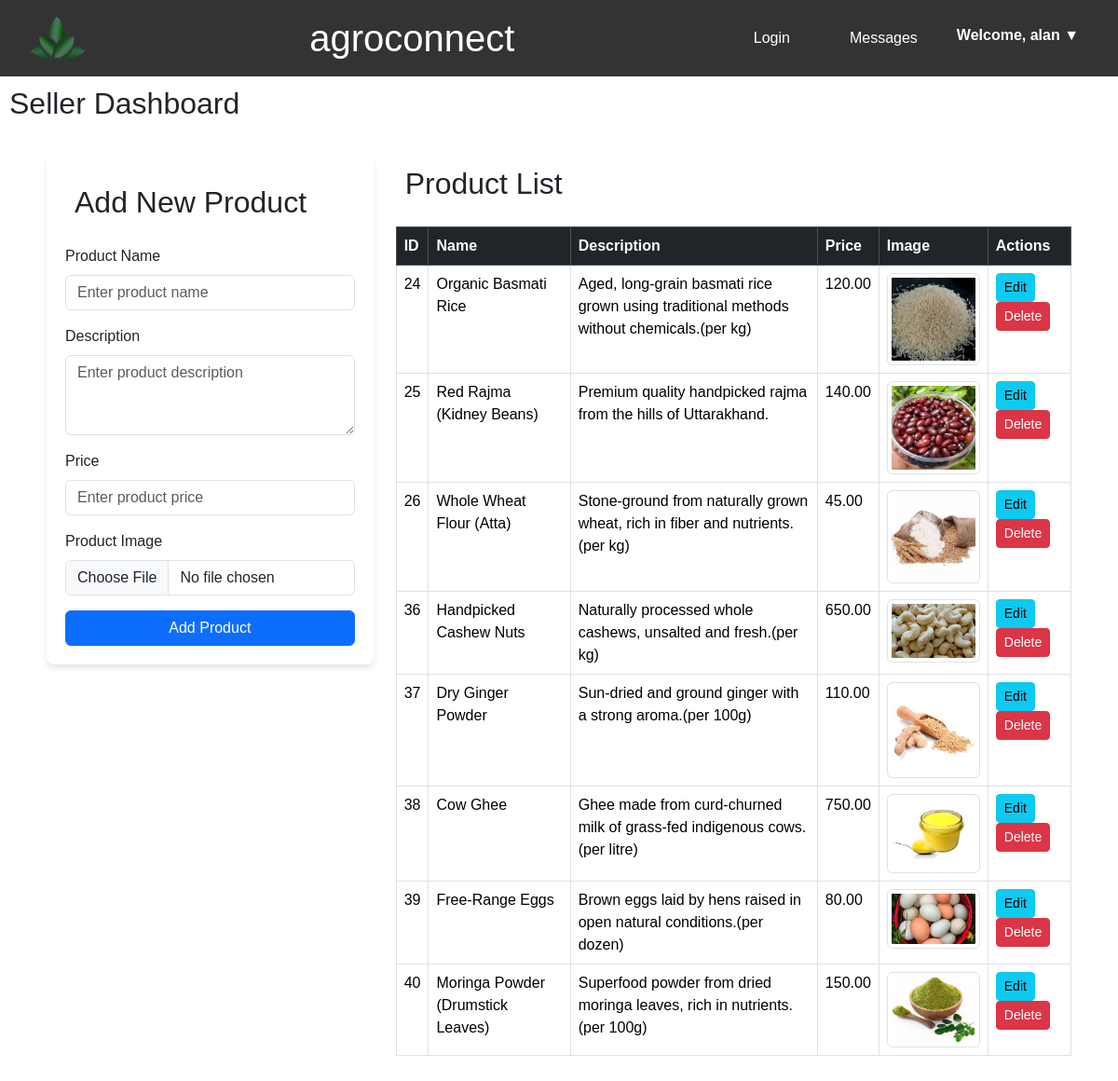
Screenshot of /seller.php (signed in) with the database file from the repository.
### tables this page shows
CREATE TABLE `users` (
  `id` int(11) NOT NULL,
  `name` varchar(100) NOT NULL,
  `email` varchar(100) NOT NULL,
  `password` varchar(255) NOT NULL,
  `created_at` timestamp NOT NULL DEFAULT current_timestamp(),
  `role` varchar(50) NOT NULL,
  `logged_in` tinyint(1) DEFAULT 0,
  `address` varchar(255) DEFAULT NULL
);

CREATE TABLE `products` (
  `id` int(11) NOT NULL,
  `name` varchar(255) NOT NULL,
  `description` text DEFAULT NULL,
  `price` decimal(10,2) NOT NULL,
  `image` varchar(255) DEFAULT NULL,
  `seller_id` int(11) NOT NULL
);

### seller.php (the view, shortened to what this page needs)
<?php
$seller_id = $_SESSION['user_id'];
$servername = "localhost";
$username = "root";
$password = "";
$dbname = "marketplace";
$conn = new mysqli($servername, $username, $password, $dbname);
$email = $_SESSION['email'];
$sql = "SELECT name FROM users WHERE email = ?";
$stmt = $conn->prepare($sql);
$stmt->bind_param("s", $email);
$stmt->execute();
$stmt->bind_result($userName);
$sql = "SELECT * FROM products WHERE seller_id = $seller_id";
$result = $conn->query($sql);
?>
<!DOCTYPE html>
<html lang="en">
<head>
    <link href="https://cdn.jsdelivr.net/npm/bootstrap@5.3.3/dist/css/bootstrap.min.css" rel="stylesheet">
    <link rel="stylesheet" href="seller.css">
</head>
<body>
    <header>
        <img src="logo.png" alt="logo">
        <h1>agroconnect</h1>
        <nav>
            <a href="login.php" class="text-white me-3">Login</a>
            <a href="notification.php" class="text-white">Messages</a>
            <?php if (isset($_SESSION['email'])): ?>
                <div class="dropdown">
                    <button class="dropbtn">Welcome, <?= $userName ?> ▼</button>
                </div>
            <?php else: ?>
                <a href="login.php">Login</a>
            <?php endif; ?>
        </nav>
    </header>
    <h2>Seller Dashboard</h2>
    <div class="container dash">
        <div class="row">
            <div class="col-lg-4">
                <div class="form-container">
                    <h2 class="mb-3">Add New Product</h2>
                    <form method="POST" enctype="multipart/form-data">
                        <div class="mb-3">
                            <label for="name" class="form-label">Product Name</label>
                            <input type="text" class="form-control" name="name" id="name" placeholder="Enter product name" required>
                        </div>
                        <div class="mb-3">
                            <label for="description" class="form-label">Description</label>
                            <textarea class="form-control" name="description" id="description" rows="3" placeholder="Enter product description"></textarea>
                        </div>
                        <div class="mb-3">
                            <label for="price" class="form-label">Price</label>
                            <input type="number" step="0.01" class="form-control" name="price" id="price" placeholder="Enter product price" required>
                        </div>
                        <div class="mb-3">
                            <label for="image" class="form-label">Product Image</label>
                            <input type="file" class="form-control" name="image" id="image" accept="image/*" required>
                        </div>
                        <button type="submit" name="add_product" class="btn btn-primary w-100">Add Product</button>
                    </form>
                </div>
            </div>
            <div class="col-lg-8">
                <h2 class="mb-3">Product List</h2>
                <table class="table table-bordered">
                    <thead class="table-dark">
                        <tr>
                            <th>ID</th>
                            <th>Name</th>
                            <th>Description</th>
                            <th>Price</th>
                            <th>Image</th>
                            <th>Actions</th>
                        </tr>
                    </thead>
                    <tbody>
                        <?php while ($row = $result->fetch_assoc()): ?>
                            <tr>
                                <td><?= $row['id'] ?></td>
                                <td><?= $row['name'] ?></td>
                                <td><?= $row['description'] ?></td>
                                <td><?= $row['price'] ?></td>
                                <td><img src="<?= $row['image'] ?>" alt="<?= $row['name'] ?>" class="img-thumbnail"></td>
                                <td>
                                    <a href="seller.php?edit=<?= $row['id'] ?>" class="btn btn-info btn-sm">Edit</a>
                                    <form method="POST" style="display:inline-block;">
                                        <button type="submit" name="delete_product" class="btn btn-danger btn-sm" onclick="return confirm('Are you sure you want to delete this product?')">Delete</button>
                                    </form>
                                </td>
                            </tr>
                        <?php endwhile; ?>
                    </tbody>
                </table>
            </div>
        </div>
    </div>
</body>
</html>

### seller.css (style rules this page uses)
body { font-family: Arial, sans-serif; margin: 0; overflow-y: scroll; overflow-x: scroll; }
.dash { padding: 20px; }
.table img { max-width: 100px; }
.form-container { background: white; padding: 20px; border-radius: 8px; box-shadow: 0px 4px 6px rgba(0, 0, 0, 0.1); }
header { background: #333; color: #fff; padding: 1rem 0; position: sticky; top: 0; z-index: 1000; display: flex; justify-content: space-between; align-items: center; padding: 1rem 2rem; }
header h1 { margin: 0; }
nav { display: flex; gap: 1rem; }
nav a { color: #fff; text-decoration: none; padding: 0.5rem 1rem; border-radius: 5px; transition: background 0.3s; }
h2 { padding: 10px; }
.dropdown { position: relative; display: inline-block; }
.dropbtn { background-color: #333; color: #fff; font-weight: bold; border: none; padding: 5px 10px; cursor: pointer; border-radius: 5px; transition: background-color 0.3s ease; }

### seller.php (style rules this page uses)
header img { width: 60px; height: 50px; margin: 0; }

### rows the page displays
users: name "alan"
products: id "24", name "Organic Basmati Rice", description "Aged, long-grain basmati rice grown using traditional methods without chemicals.(per kg)", price "120.00", image (picture)
products: id "25", name "Red Rajma (Kidney Beans)", description "Premium quality handpicked rajma from the hills of Uttarakhand.", price "140.00", image (picture)
products: id "26", name "Whole Wheat Flour (Atta)", description "Stone-ground from naturally grown wheat, rich in fiber and nutrients.(per kg)", price "45.00", image (picture)
products: id "36", name "Handpicked Cashew Nuts", description "Naturally processed whole cashews, unsalted and fresh.(per kg)", price "650.00", image (picture)
products: id "37", name "Dry Ginger Powder", description "Sun-dried and ground ginger with a strong aroma.(per 100g)", price "110.00", image (picture)
products: id "38", name "Cow Ghee", description "Ghee made from curd-churned milk of grass-fed indigenous cows.(per litre)", price "750.00", image (picture)
products: id "39", name "Free-Range Eggs", description "Brown eggs laid by hens raised in open natural conditions.(per dozen)", price "80.00", image (picture)
products: id "40", name "Moringa Powder (Drumstick Leaves)", description "Superfood powder from dried moringa leaves, rich in nutrients.(per 100g)", price "150.00", image (picture)
